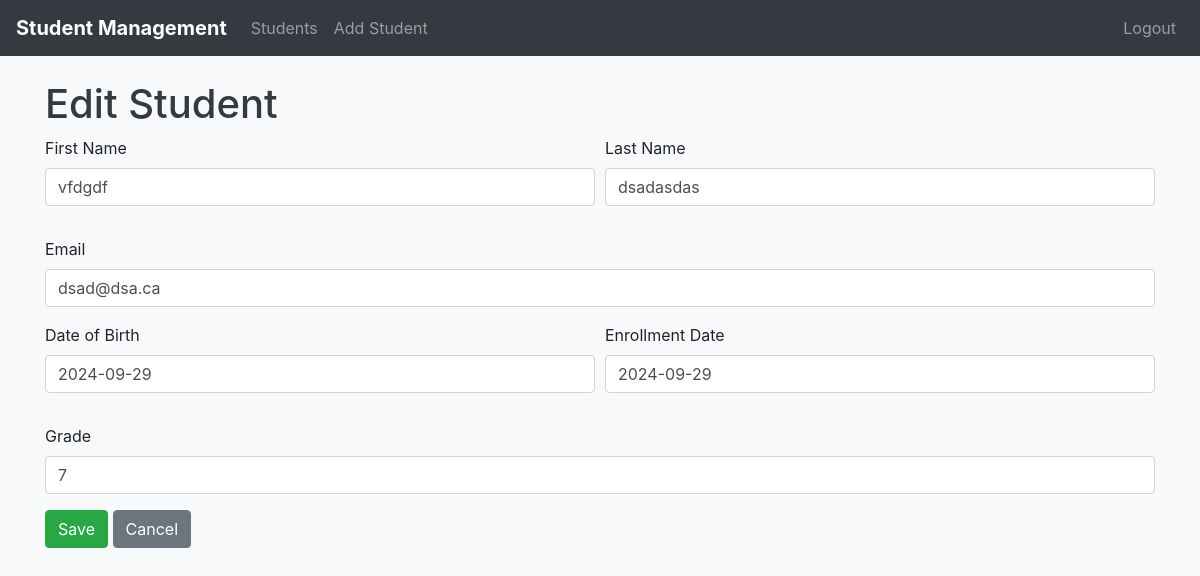
/student/2/edit/ (signed in), run on the app's committed database.
### students/models.py (models this page shows)
class Student(models.Model):
    first_name = models.CharField(max_length=50)
    last_name = models.CharField(max_length=50)
    email = models.EmailField(unique=True)
    date_of_birth = models.DateField()
    enrollment_date = models.DateField()
    grade = models.IntegerField()

### students/views.py (the view)
# urls.py: path('student/<int:pk>/edit/', views.student_edit, name='student_edit'),
@login_required
def student_edit(request, pk):
    student = get_object_or_404(Student, pk=pk)
    if request.method == 'POST':
        form = StudentForm(request.POST, instance=student)
        if form.is_valid():
            form.save()
            return redirect('student_detail', pk=student.pk)
    else:
        form = StudentForm(instance=student)
    return render(request, 'students/student_form.html', {'form': form})

### students/forms.py (shortened to what this page needs)
class StudentForm(forms.ModelForm):
    class Meta:
        model = Student
        fields = '__all__'

### students/templatetags/form_tags.py (called while the page is built)
@register.filter(name='add_class')
def add_class(value, arg):
    return value.as_widget(attrs={'class': arg})

### students/templates/students/student_form.html (shortened to what this page needs)
{% extends 'base.html' %}
{% load form_tags %}
{% block content %}
<h1>{% if form.instance.pk %}Edit{% else %}Add{% endif %} Student</h1>
<form method="post">
    <div class="form-row">
        <div class="form-group col-md-6">
            <label for="id_first_name">First Name</label>
            {{ form.first_name|add_class:"form-control" }}
        </div>
        <div class="form-group col-md-6">
            <label for="id_last_name">Last Name</label>
            {{ form.last_name|add_class:"form-control" }}
        </div>
    </div>
    <div class="form-group">
        <label for="id_email">Email</label>
        {{ form.email|add_class:"form-control" }}
    </div>
    <div class="form-row">
        <div class="form-group col-md-6">
            <label for="id_date_of_birth">Date of Birth</label>
            {{ form.date_of_birth|add_class:"form-control" }}
        </div>
        <div class="form-group col-md-6">
            <label for="id_enrollment_date">Enrollment Date</label>
            {{ form.enrollment_date|add_class:"form-control" }}
        </div>
    </div>
    <div class="form-group">
        <label for="id_grade">Grade</label>
        {{ form.grade|add_class:"form-control" }}
    </div>
    <button type="submit" class="btn btn-success">Save</button>
    <a href="{% url 'student_list' %}" class="btn btn-secondary">Cancel</a>
</form>
{% endblock %}

### static/css/styles.css (style rules this page uses)
body { background-color: #f8f9fa; }
h1, h2, h3, h4, h5 { color: #343a40; }
.form-control { margin-bottom: 15px; }

### data on the page
Student: first_name "vfdgdf", last_name "dsadasdas", email "dsad@dsa.ca", date_of_birth "2024-09-29", enrollment_date "2024-09-29", grade "7"
